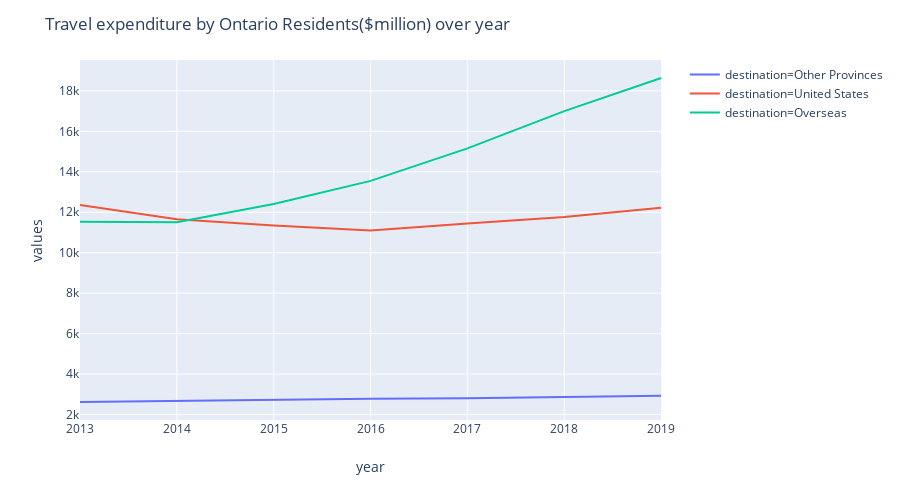

Write notebook code for a chart like this one.
### Code cell
fig = px.line(df, x="year", y="values", color='destination', height=500)
fig.update_layout(title_text="Travel expenditure by Ontario Residents($million) over year")
fig.show()

### Figure 1 — Plotly figure (JSON) as saved in the notebook; plotly's stock layout.template omitted (floating-point values rounded to 4 significant figures)
{"data": [{"hoverlabel": {"namelength": 0}, "hovertemplate": "destination=Other Provinces<br>year=%{x}<br>values=%{y}", "legendgroup": "destination=Other Provinces", "line": {"color": "#636efa", "dash": "solid"}, "mode": "lines", "name": "destination=Other Provinces", "showlegend": true, "type": "scatter", "x": [2013, 2014, 2015, 2016, 2017, 2018, 2019], "xaxis": "x", "y": [2617, 2670, 2748, 2774, 2803, 2854, 2923], "yaxis": "y"}, {"hoverlabel": {"namelength": 0}, "hovertemplate": "destination=United States<br>year=%{x}<br>values=%{y}", "legendgroup": "destination=United States", "line": {"color": "#EF553B", "dash": "solid"}, "mode": "lines", "name": "destination=United States", "showlegend": true, "type": "scatter", "x": [2013, 2014, 2015, 2016, 2017, 2018, 2019], "xaxis": "x", "y": [12360, 11660, 11342, 11092, 11449, 11764, 12227], "yaxis": "y"}, {"hoverlabel": {"namelength": 0}, "hovertemplate": "destination=Overseas<br>year=%{x}<br>values=%{y}", "legendgroup": "destination=Overseas", "line": {"color": "#00cc96", "dash": "solid"}, "mode": "lines", "name": "destination=Overseas", "showlegend": true, "type": "scatter", "x": [2013, 2014, 2015, 2016, 2017, 2018, 2019], "xaxis": "x", "y": [11526, 11501, 12408, 13552, 15156, 16999, 18639], "yaxis": "y"}], "layout": {"height": 500, "legend": {"tracegroupgap": 0}, "margin": {"t": 60}, "title": {"text": "Travel expenditure by Ontario Residents($million) over year"}, "xaxis": {"anchor": "y", "domain": [0, 0.98], "title": {"text": "year"}}, "yaxis": {"anchor": "x", "domain": [0, 1], "title": {"text": "values"}}}}
